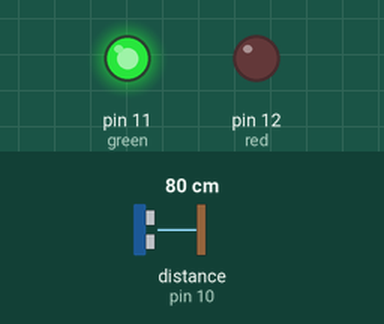
This sketch was run on a simulated Arduino Uno, built with avr-gcc and run on an emulated ATmega328P. Parts: output pins drawn as LEDs (lit = HIGH). Wiring (inferred from the names in the program): ultrasonic range finder: trigger pin 9; echo pin 10. The inputs (shaded band) are chosen by the test bench; at power-on: distance to the obstacle (sensor on pin 10) 80 cm. The echo pulse lasts 58.3 µs per cm; pins used as bus, display or sensor lines are not drawn.

Above: at 1.8 s.
1.9 s: distance to the obstacle (sensor on pin 10) set to 55 cm
6.0 s: distance to the obstacle (sensor on pin 10) set to 47 cm
At 6.6 s:
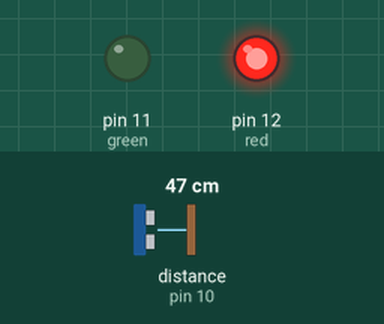
10.1 s: distance to the obstacle (sensor on pin 10) set to 60 cm
At 11.8 s:
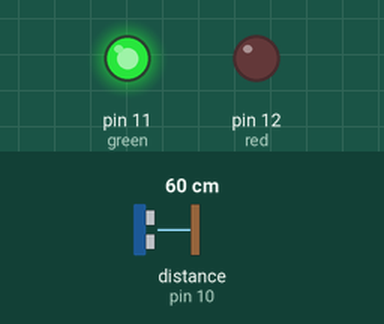
14.2 s: distance to the obstacle (sensor on pin 10) set to 2 cm
At 15.8 s:
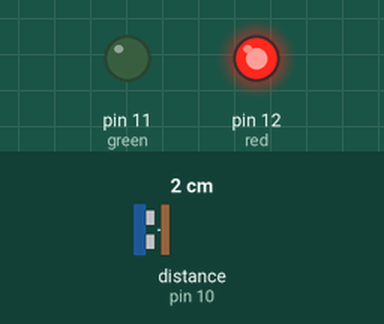
Timing chart, 0 to 17.3 s (numbered marks = the images above; inputs shaded):
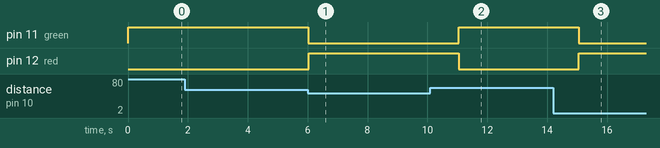

Measured:
- the behaviour switches between 52 and 51 cm on distance to the obstacle (sensor on pin 10) (found by bisection; images 0 and 1)
- after the input at 6.0 s, pin 11 (green): HIGH → LOW at once; pin 12 (red): LOW → HIGH at once
- after the input at 10.1 s, pin 11 (green): LOW → HIGH after 0.95 s; pin 12 (red): HIGH → LOW after 0.94 s
- after the input at 14.2 s, pin 11 (green): HIGH → LOW after 0.86 s; pin 12 (red): LOW → HIGH after 0.86 s

The sketch:

range_detect.ino
```cpp
const int trigPin = 9;
const int echoPin = 10;
const int green = 11;
const int red = 12;
const int minimum = 50;

long duration;
int distance;

void setup() {
pinMode(trigPin, OUTPUT);
pinMode(echoPin, INPUT);
pinMode(green, OUTPUT);
pinMode(red, OUTPUT);
Serial.begin(9600);
}
void loop() {
digitalWrite(green, LOW);
digitalWrite(red, LOW);

digitalWrite(trigPin, LOW);
delayMicroseconds(2);

digitalWrite(trigPin, HIGH);
delayMicroseconds(10);
digitalWrite(trigPin, LOW);

duration = pulseIn(echoPin, HIGH);

distance= duration/58;

if (distance <= minimum)
{
  digitalWrite(green, LOW);
  digitalWrite(red, HIGH);
  delay(1000);
}
else
{
  digitalWrite(green, HIGH);
  digitalWrite(red, LOW);
  delay(1000);
}
}
```
